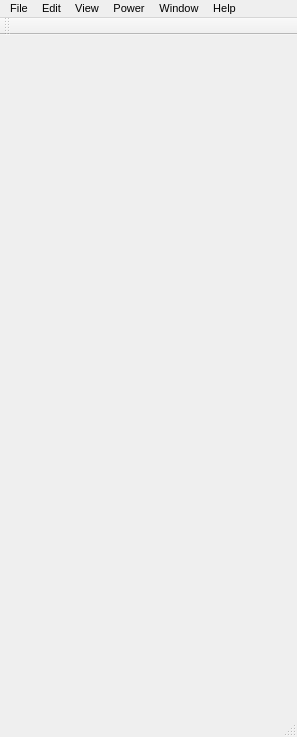
<?xml version="1.0" encoding="UTF-8"?>
<ui version="4.0">
 <class>ThrottleWindow</class>
 <widget class="QMainWindow" name="ThrottleWindow">
  <property name="geometry">
   <rect>
    <x>0</x>
    <y>0</y>
    <width>297</width>
    <height>737</height>
   </rect>
  </property>
  <property name="font">
   <font>
    <pointsize>8</pointsize>
   </font>
  </property>
  <property name="windowTitle">
   <string>MainWindow</string>
  </property>
  <widget class="QWidget" name="centralwidget">
   <layout class="QFormLayout" name="formLayout_2">
    <item row="0" column="0">
     <widget class="QLabel" name="label">
      <property name="text">
       <string/>
      </property>
     </widget>
    </item>
    <item row="1" column="0">
     <widget class="QLabel" name="label_2">
      <property name="font">
       <font>
        <pointsize>9</pointsize>
       </font>
      </property>
      <property name="text">
       <string/>
      </property>
     </widget>
    </item>
   </layout>
  </widget>
  <widget class="QMenuBar" name="menubar">
   <property name="geometry">
    <rect>
     <x>0</x>
     <y>0</y>
     <width>297</width>
     <height>22</height>
    </rect>
   </property>
   <widget class="QMenu" name="menuFile">
    <property name="title">
     <string>File</string>
    </property>
    <addaction name="actionNew_Throttle"/>
    <addaction name="actionOpenthrottle"/>
    <addaction name="actionSave_current_throttle"/>
    <addaction name="actionSave_current_throttle_as"/>
    <addaction name="separator"/>
    <addaction name="actionOpen_throttles_layout"/>
    <addaction name="actionSave_throttles_layout"/>
    <addaction name="separator"/>
    <addaction name="actionLoad_default_throttles_layout"/>
    <addaction name="actionSave_as_defautl_throttles_layout"/>
   </widget>
   <widget class="QMenu" name="menuEdit">
    <property name="title">
     <string>Edit</string>
    </property>
   </widget>
   <widget class="QMenu" name="menuView">
    <property name="title">
     <string>View</string>
    </property>
    <addaction name="actionAddress_Panel"/>
    <addaction name="actionControl_Panel"/>
    <addaction name="actionFunction_Panel"/>
    <addaction name="separator"/>
    <addaction name="actionReset_function_buttons"/>
    <addaction name="actionGet_all_throttle_components_in_bounds"/>
    <addaction name="separator"/>
    <addaction name="actionSwitch_throttle_frame_view_mode"/>
    <addaction name="separator"/>
    <addaction name="actionSHow_Hide_throttles_list_window"/>
   </widget>
   <widget class="QMenu" name="menuPower">
    <property name="title">
     <string>Power</string>
    </property>
    <addaction name="actionPower_On"/>
    <addaction name="actionPower_Off"/>
   </widget>
   <widget class="QMenu" name="menuWindow">
    <property name="title">
     <string>Window</string>
    </property>
   </widget>
   <widget class="QMenu" name="menuHelp">
    <property name="title">
     <string>Help</string>
    </property>
   </widget>
   <addaction name="menuFile"/>
   <addaction name="menuEdit"/>
   <addaction name="menuView"/>
   <addaction name="menuPower"/>
   <addaction name="menuWindow"/>
   <addaction name="menuHelp"/>
  </widget>
  <widget class="QStatusBar" name="statusbar"/>
  <widget class="QToolBar" name="toolBar">
   <property name="windowTitle">
    <string>toolBar</string>
   </property>
   <attribute name="toolBarArea">
    <enum>TopToolBarArea</enum>
   </attribute>
   <attribute name="toolBarBreak">
    <bool>false</bool>
   </attribute>
  </widget>
  <action name="actionPower_On">
   <property name="text">
    <string>Power On</string>
   </property>
  </action>
  <action name="actionPower_Off">
   <property name="text">
    <string>Power Off</string>
   </property>
  </action>
  <action name="actionAddress_Panel">
   <property name="checkable">
    <bool>true</bool>
   </property>
   <property name="checked">
    <bool>true</bool>
   </property>
   <property name="text">
    <string>Address Panel</string>
   </property>
  </action>
  <action name="actionControl_Panel">
   <property name="checkable">
    <bool>true</bool>
   </property>
   <property name="checked">
    <bool>true</bool>
   </property>
   <property name="text">
    <string>Control Panel</string>
   </property>
  </action>
  <action name="actionFunction_Panel">
   <property name="checkable">
    <bool>true</bool>
   </property>
   <property name="checked">
    <bool>true</bool>
   </property>
   <property name="text">
    <string>Function Panel</string>
   </property>
  </action>
  <action name="actionReset_function_buttons">
   <property name="text">
    <string>Reset function buttons</string>
   </property>
  </action>
  <action name="actionGet_all_throttle_components_in_bounds">
   <property name="text">
    <string>Get all throttle components in bounds</string>
   </property>
  </action>
  <action name="actionSwitch_throttle_frame_view_mode">
   <property name="text">
    <string>Switch throttle frame view mode</string>
   </property>
  </action>
  <action name="actionSHow_Hide_throttles_list_window">
   <property name="text">
    <string>Show/Hide throttles list window</string>
   </property>
  </action>
  <action name="actionNew_Throttle">
   <property name="text">
    <string>New Throttle</string>
   </property>
  </action>
  <action name="actionOpenthrottle">
   <property name="text">
    <string>openthrottle</string>
   </property>
  </action>
  <action name="actionSave_current_throttle">
   <property name="text">
    <string>Save current throttle</string>
   </property>
  </action>
  <action name="actionSave_current_throttle_as">
   <property name="text">
    <string>Save current throttle as...</string>
   </property>
  </action>
  <action name="actionOpen_throttles_layout">
   <property name="text">
    <string>Open throttles layout...</string>
   </property>
  </action>
  <action name="actionSave_throttles_layout">
   <property name="text">
    <string>Save throttles layout...</string>
   </property>
  </action>
  <action name="actionLoad_default_throttles_layout">
   <property name="text">
    <string>Load default throttles layout</string>
   </property>
  </action>
  <action name="actionSave_as_defautl_throttles_layout">
   <property name="text">
    <string>Save as defautl throttles layout</string>
   </property>
  </action>
 </widget>
 <resources/>
 <connections/>
</ui>
